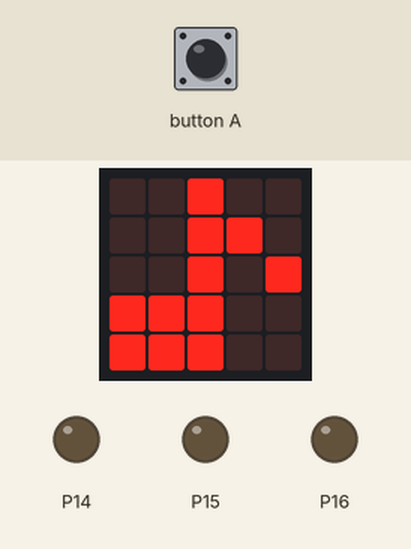
The program below on a simulated BBC micro:bit (MakeCode). Parts: the board's 5×5 LED display, output pins drawn as LEDs (lit = HIGH). The inputs (shaded band) are chosen by the test bench. The 48×5 strip is a reading aid, not a part: it shows the text the display is scrolling, unrolled, one strip-width of it at a time.

Above: at 1.8 s.
1.9 s: button A pressed for 0.15 s
At 6.2 s:
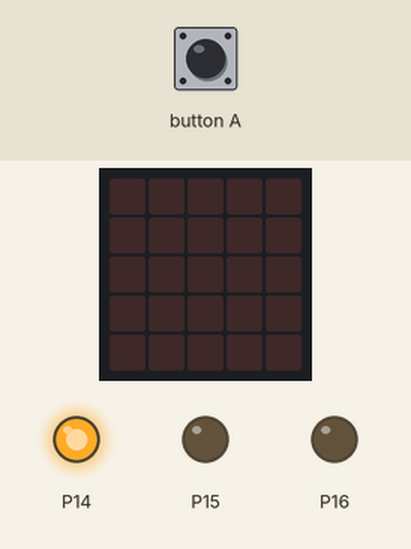
At 11.6 s:
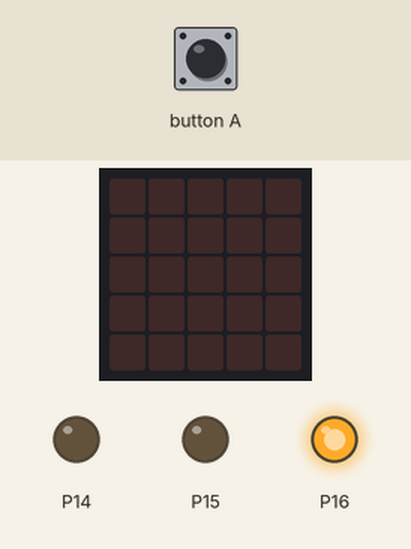
Timing chart, 0 to 20.0 s (numbered marks = the images above; inputs shaded):
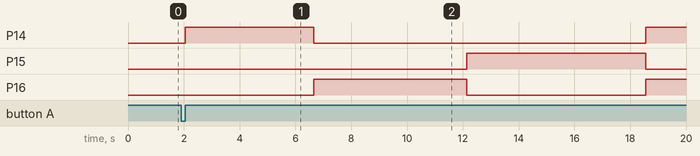

The program:

main.ts
```typescript
// (licence header left out)
// On start
basic.clearScreen()
basic.showIcon(IconNames.EighthNote)
// red
pins.digitalWritePin(DigitalPin.P14, 0)
// green
pins.digitalWritePin(DigitalPin.P15, 0)
// blue
pins.digitalWritePin(DigitalPin.P16, 0)

input.onButtonPressed(Button.A, function () {
  // red
  basic.clearScreen()
  pins.digitalWritePin(DigitalPin.P14, 1)
  pins.digitalWritePin(DigitalPin.P15, 0)
  pins.digitalWritePin(DigitalPin.P16, 0)
  basic.showString('Red')
  basic.pause(1000)
  // blue
  pins.digitalWritePin(DigitalPin.P14, 0)
  pins.digitalWritePin(DigitalPin.P15, 0)
  pins.digitalWritePin(DigitalPin.P16, 1)
  basic.showString('Blue')
  basic.pause(1000)
  // green
  pins.digitalWritePin(DigitalPin.P14, 0)
  pins.digitalWritePin(DigitalPin.P15, 1)
  pins.digitalWritePin(DigitalPin.P16, 0)
  basic.showString('Green')
  basic.pause(1000)
  // magenta
  pins.digitalWritePin(DigitalPin.P14, 1)
  pins.digitalWritePin(DigitalPin.P15, 0)
  pins.digitalWritePin(DigitalPin.P16, 1)
  basic.showString('Magenta')
  basic.pause(1000)
  // cyan
  pins.digitalWritePin(DigitalPin.P14, 0)
  pins.digitalWritePin(DigitalPin.P15, 1)
  pins.digitalWritePin(DigitalPin.P16, 1)
  basic.showString('Cyan')
  basic.pause(1000)
  // yellow
  pins.digitalWritePin(DigitalPin.P14, 1)
  pins.digitalWritePin(DigitalPin.P15, 1)
  pins.digitalWritePin(DigitalPin.P16, 0)
  basic.showString('Yellow')
  basic.pause(1000)
  // white
  pins.digitalWritePin(DigitalPin.P14, 1)
  pins.digitalWritePin(DigitalPin.P15, 1)
  pins.digitalWritePin(DigitalPin.P16, 1)
  basic.showString('White')
  basic.pause(1000)
  // black
  pins.digitalWritePin(DigitalPin.P14, 0)
  pins.digitalWritePin(DigitalPin.P15, 0)
  pins.digitalWritePin(DigitalPin.P16, 0)
  basic.showString('Black')
  basic.pause(1000)
})
```

Measured:
- after the input at 1.9 s, P14: LOW → HIGH after 0.15 s, → LOW 4.6 s later, → HIGH 11.9 s later; P15: LOW → HIGH after 10.3 s, → LOW 6.4 s later; P16: LOW → HIGH after 4.8 s, → LOW 5.5 s later, → HIGH 6.4 s later; the display: first changes after 0.15 s (image 1 shows a later state)
- what the display in image 1 shows lasts 1.0 s, from 5.7 s to 6.7 s
